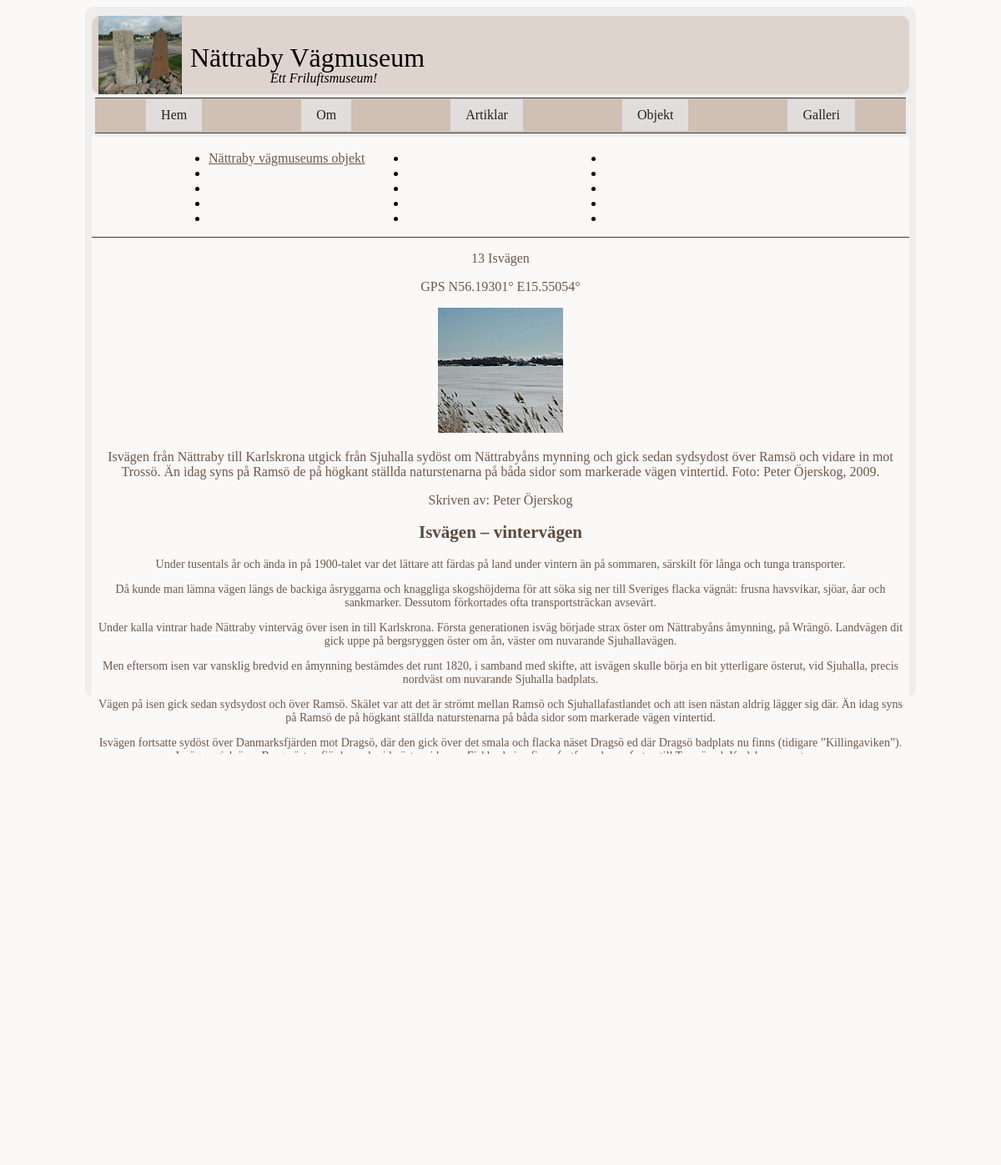
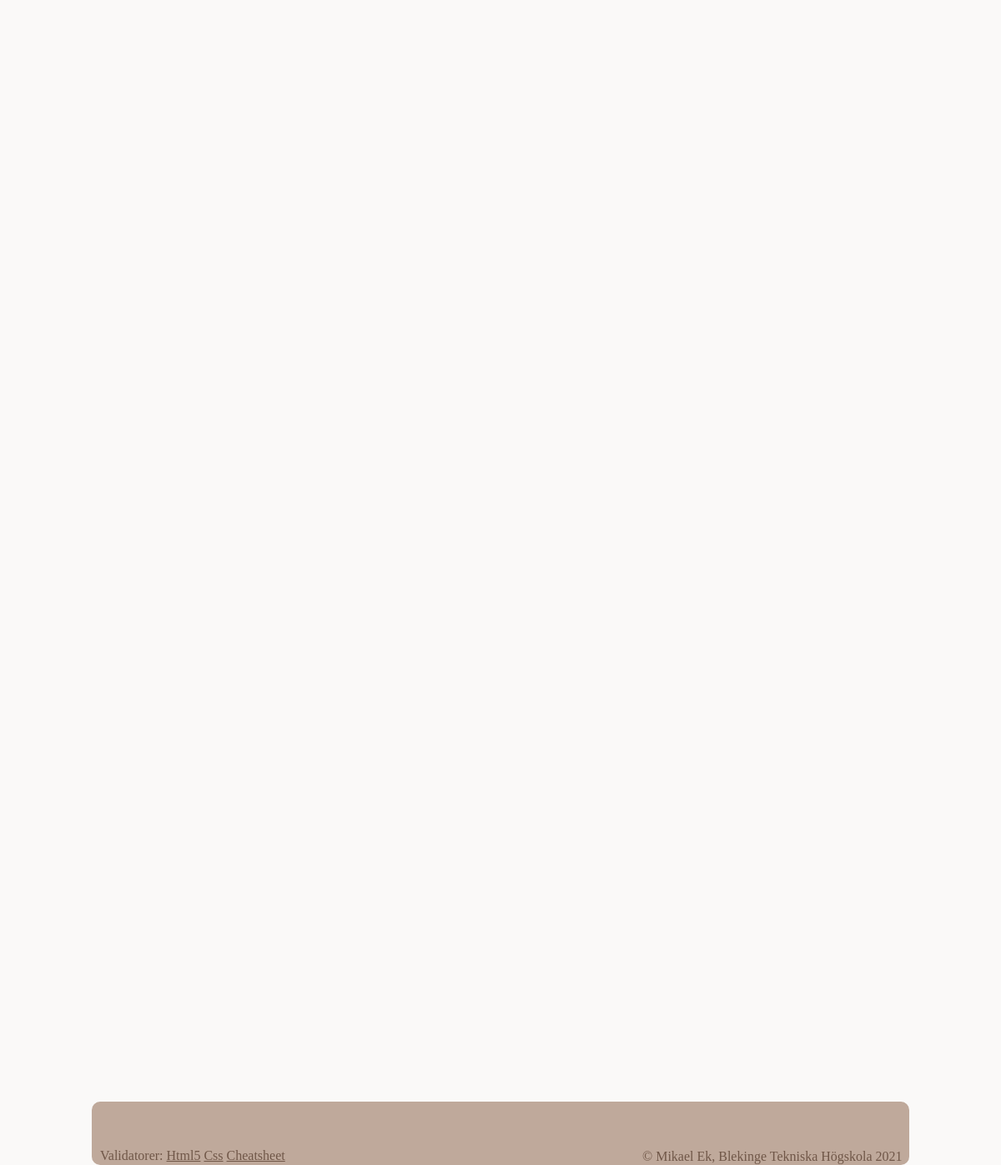
Page /object.php?page=object13 on the committed database (2 pictures, top to bottom).
### tables this page shows
CREATE TABLE object(
  id INT,
  name TEXT,
  title TEXT,
  data TEXT,
  author TEXT,
  gps TEXT,
  mapImage TEXT,
  image1 TEXT,
  image1Alt TEXT,
  image1Text,
  TEXT,
  image2 TEXT,
  image2Alt TEXT,
  image2Text TEXT
);

### object.php (called while the page is built, shortened)
<?php
require __DIR__ . "/incl/header.php";
require __DIR__ . "/incl/multipage.php";
require __DIR__ . "/incl/footer.php";

### object/object13.php (the view, shortened to what this page needs)
<?php
$fileName = __DIR__ . "/../db/nvm2.sqlite";
$dsn = "sqlite:$fileName";
$db = connectToDatabase($dsn);
$sql = "SELECT * FROM object WHERE id = 15 ";
$stmt = $db->prepare($sql);
$stmt->execute();
$res = $stmt->fetchAll(PDO::FETCH_ASSOC);
$rows = null;
foreach ($res as $row) {
    $rows .= "<tr>";
    $rows .= "<td>{$row['name']}</td>";
    $rows .= "<td>{$row['title']}</td>";
    $rows .= "<td>{$row['data']}</td>";
    $rows .= "<td>{$row['author']}</td>";
    $rows .= "<td>{$row['gps']}</td>";
    $rows .= "<td>{$row['mapImage']}</td>";
    $rows .= "<td>{$row['image1']}</td>";
    $rows .= "<td>{$row['image1Alt']}</td>";
    $rows .= "<td>{$row['image1Text']}</td>";
    $rows .= "<td>{$row['TEXT']}</td>";
    $rows .= "<td>{$row['image2']}</td>";
    $rows .= "<td>{$row['image2Alt']}</td>";
    $rows .= "<td>{$row['image2Text']}</td>";
    $rows .= "</tr>\n";
}
?>
<div class="intro">
    <p><?php echo $row['title'] ?></p>
    <p><?php echo $row['gps'] ?></p>
    <p><img src="img/150x150/<?php echo $row['image1'] ?>" alt=""></p>
    <p class="image-text"><?php echo $row['image1Text'] ?></p>
    <p class=" author">Skriven av: <?php echo $row['author'] ?></p>
</div>
<div class="text-data">
    <p><?php echo $row['data'] ?></p>
</div>

### css/style.css (style rules this page uses)
html { background-color: #faf9f8; }
p { color: #705748; }
h1, h2 { color:#5d493c }
body { margin: 8px auto; padding: 8px; width: 980px; min-height: 800px; max-height: 800px; background-color: #eee; border-radius: 10px; padding-bottom: 20px; }
.intro { text-align: center; }
.text-data { text-align: center; font-size: 14px; }

### rows in the picture
object: title "13 Isvägen", gps "GPS N56.19301° E15.55054°", image1 (picture), image1Text "Isvägen från Nättraby till Karlskrona utgick från Sjuhalla sydöst om Nättrabyåns mynning och gick sedan sydsydost över Ramsö och vidare in mot Trossö. Än idag syns på Ramsö de på högkant ställda naturstenarna på båda sidor som markerade vägen vintertid. Foto: Peter Öjerskog, 2009.", author "Peter Öjerskog", data "Isvägen – vintervägen Under tusentals år och ända in på 1900-talet var det lättare att färdas på land under vintern än på sommaren, särskilt för långa och tunga transporter. Då kunde man lämna vägen längs de backiga åsryggarna och knaggliga skogshöjderna för att söka sig ner till Sveriges flacka vägnät: frusna havsvikar, sjöar, åar och sankmarker. Dessutom förkortades ofta transportsträckan avsevärt. Under kalla vintrar hade Nättraby vinterväg över isen in till Karlskrona. Första generationen isväg började strax öster om Nättrabyåns åmynning, på Wrängö. Landvägen dit gick uppe på bergsryggen öster om ån, väster om nuvarande Sjuhallavägen. Men eftersom isen var vansklig bredvid en åmynning…"

### other values in the picture
$value["title"] "Nättraby vägmuseums objekt"
